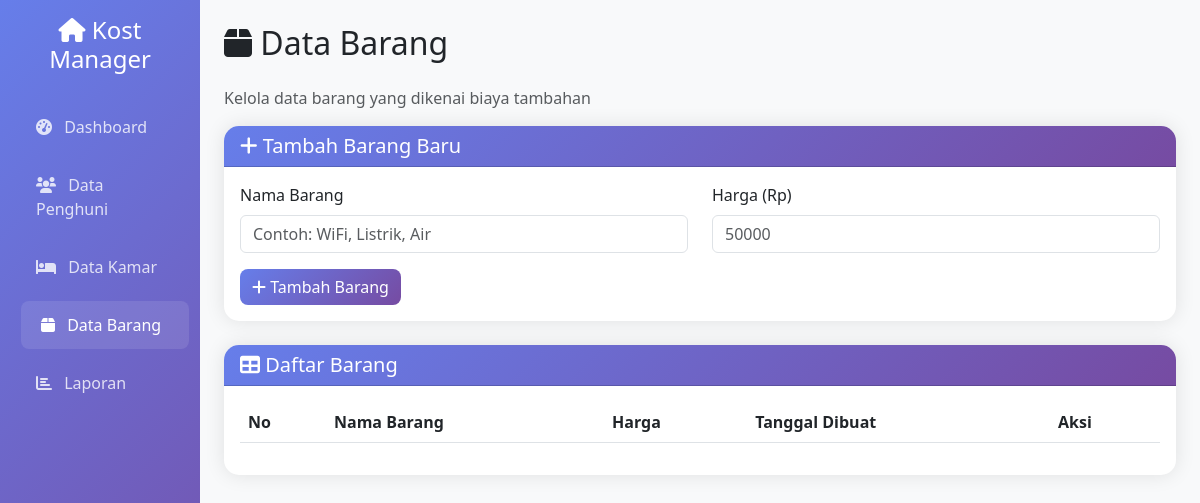
Page /barang.php on the earlier database version.
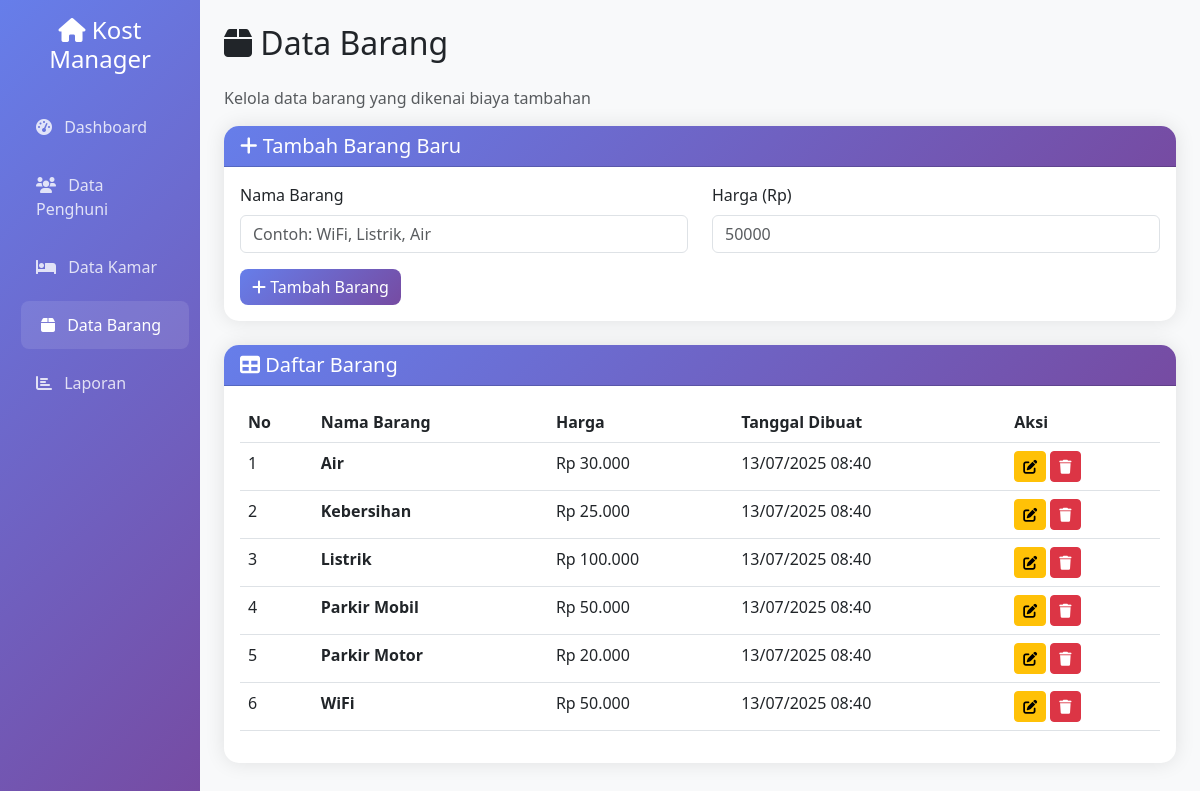
Same page on the later database version.
### tables this page shows
CREATE TABLE IF NOT EXISTS tb_barang (
    id INT AUTO_INCREMENT PRIMARY KEY,
    nama VARCHAR(100) NOT NULL,
    harga DECIMAL(10,2) NOT NULL,
    created_at TIMESTAMP DEFAULT CURRENT_TIMESTAMP,
    updated_at TIMESTAMP DEFAULT CURRENT_TIMESTAMP ON UPDATE CURRENT_TIMESTAMP
);

### barang.php (the view, shortened to what this page needs)
<?php
include 'database/config.php';
$edit_data = null;
?>
<!DOCTYPE html>
<html lang="id">
<head>
    <link href="https://cdn.jsdelivr.net/npm/bootstrap@5.3.0/dist/css/bootstrap.min.css" rel="stylesheet">
    <link href="https://cdnjs.cloudflare.com/ajax/libs/font-awesome/6.0.0/css/all.min.css" rel="stylesheet">
</head>
<body>
    <div class="container-fluid">
        <div class="row">
            <div class="col-md-3 col-lg-2 px-0">
                <div class="sidebar p-3">
                    <div class="text-center mb-4">
                        <h4 class="text-white"><i class="fas fa-home"></i> Kost Manager</h4>
                    </div>
                    <nav class="nav flex-column">
                        <a class="nav-link" href="index.php">
                            <i class="fas fa-tachometer-alt me-2"></i> Dashboard
                        </a>
                        <a class="nav-link" href="penghuni.php">
                            <i class="fas fa-users me-2"></i> Data Penghuni
                        </a>
                        <a class="nav-link" href="kamar.php">
                            <i class="fas fa-bed me-2"></i> Data Kamar
                        </a>
                        <a class="nav-link active" href="barang.php">
                            <i class="fas fa-box me-2"></i> Data Barang
                        </a>
                        <a class="nav-link" href="laporan.php">
                            <i class="fas fa-chart-bar me-2"></i> Laporan
                        </a>
                    </nav>
                </div>
            </div>
            <div class="col-md-9 col-lg-10 main-content p-4">
                <div class="row">
                    <div class="col-12">
                        <h2 class="mb-4"><i class="fas fa-box"></i> Data Barang</h2>
                        <p class="text-muted">Kelola data barang yang dikenai biaya tambahan</p>
                    </div>
                </div>
                <div class="card mb-4">
                    <div class="card-header">
                        <h5 class="mb-0">
                            <i class="fas fa-plus"></i>
                            <?php echo $edit_data ? 'Edit Data Barang' : 'Tambah Barang Baru'; ?>
                        </h5>
                    </div>
                    <div class="card-body">
                        <form method="POST">
                            <div class="row">
                                <div class="col-md-6">
                                    <div class="mb-3">
                                        <label for="nama" class="form-label">Nama Barang</label>
                                        <input type="text" class="form-control" id="nama" name="nama"
                                               value="<?php echo $edit_data ? $edit_data['nama'] : ''; ?>"
                                               placeholder="Contoh: WiFi, Listrik, Air" required>
                                    </div>
                                </div>
                                <div class="col-md-6">
                                    <div class="mb-3">
                                        <label for="harga" class="form-label">Harga (Rp)</label>
                                        <input type="number" class="form-control" id="harga" name="harga"
                                               value="<?php echo $edit_data ? $edit_data['harga'] : ''; ?>"
                                               min="0" step="1000" placeholder="50000" required>
                                    </div>
                                </div>
                            </div>
                            <div class="d-flex gap-2">
                                <?php if ($edit_data): ?>
                                    <button type="submit" name="update" class="btn btn-primary">
                                        <i class="fas fa-save"></i> Update Data
                                    </button>
                                    <a href="barang.php" class="btn btn-secondary">
                                        <i class="fas fa-times"></i> Batal
                                    </a>
                                <?php else: ?>
                                    <button type="submit" name="tambah" class="btn btn-primary">
                                        <i class="fas fa-plus"></i> Tambah Barang
                                    </button>
                                <?php endif; ?>
                            </div>
                        </form>
                    </div>
                </div>
                <div class="card">
                    <div class="card-header">
                        <h5 class="mb-0"><i class="fas fa-table"></i> Daftar Barang</h5>
                    </div>
                    <div class="card-body">
                        <div class="table-responsive">
                            <table class="table table-hover">
                                <thead>
                                    <tr>
                                        <th>No</th>
                                        <th>Nama Barang</th>
                                        <th>Harga</th>
                                        <th>Tanggal Dibuat</th>
                                        <th>Aksi</th>
                                    </tr>
                                </thead>
                                <tbody>
                                    <?php
                                    $query = "SELECT * FROM tb_barang ORDER BY nama";
                                    $result = mysqli_query($conn, $query);
                                    $no = 1;
                                    while ($row = mysqli_fetch_assoc($result)) {
                                        echo "<tr>";
                                        echo "<td>" . $no++ . "</td>";
                                        echo "<td><strong>" . htmlspecialchars($row['nama']) . "</strong></td>";
                                        echo "<td>Rp " . number_format($row['harga'], 0, ',', '.') . "</td>";
                                        echo "<td>" . date('d/m/Y H:i', strtotime($row['created_at'])) . "</td>";
                                        echo "<td>";
                                        echo "<a href='?edit=" . $row['id'] . "' class='btn btn-sm btn-warning me-1'><i class='fas fa-edit'></i></a>";
                                        echo "<a href='?hapus=" . $row['id'] . "' class='btn btn-sm btn-danger' onclick='return confirm(\"Yakin ingin menghapus data ini?\")'><i class='fas fa-trash'></i></a>";
                                        echo "</td>";
                                        echo "</tr>";
                                    }
                                    ?>
                                </tbody>
                            </table>
                        </div>
                    </div>
                </div>
            </div>
        </div>
    </div>
</body>
</html>

### barang.php (style rules this page uses)
.sidebar { min-height: 100vh; background: linear-gradient(135deg, #667eea 0%, #764ba2 100%); }
.sidebar .nav-link { color: rgba(255,255,255,0.8); padding: 12px 20px; margin: 5px 0; border-radius: 8px; transition: all 0.3s; }
.sidebar .nav-link:hover, .sidebar .nav-link.active { color: white; background: rgba(255,255,255,0.1); transform: translateX(5px); }
.main-content { background-color: #f8f9fa; min-height: 100vh; }
.card { border: none; border-radius: 15px; box-shadow: 0 0 20px rgba(0,0,0,0.1); }
.card-header { background: linear-gradient(135deg, #667eea 0%, #764ba2 100%); color: white; border-radius: 15px 15px 0 0 !important; }
.btn-primary { background: linear-gradient(135deg, #667eea 0%, #764ba2 100%); border: none; border-radius: 8px; }

Differences in the rows shown:
added tb_barang: nama "Air", harga "30.000", created_at "13/07/2025 08:40"
added tb_barang: nama "Kebersihan", harga "25.000", created_at "13/07/2025 08:40"
added tb_barang: nama "Listrik", harga "100.000", created_at "13/07/2025 08:40"
added tb_barang: nama "Parkir Mobil", harga "50.000", created_at "13/07/2025 08:40"
added tb_barang: nama "Parkir Motor", harga "20.000", created_at "13/07/2025 08:40"
added tb_barang: nama "WiFi", harga "50.000", created_at "13/07/2025 08:40"
